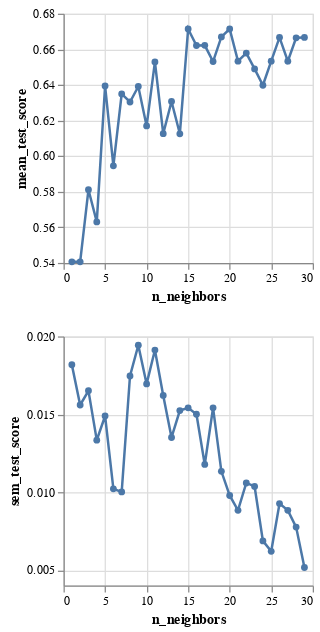

Write notebook code for a chart like this one.
### Markdown cell above
We will check the cross-validation accuracy estimate and the standard error for the K values from 1 to 29.

### Code cell
accuracies_grid_chol_maxhr = pd.DataFrame(
    tune_grid_chol_maxhr
    .fit(hd_train.loc[:, ["cholesterol", "max_heart_rate"]],
        hd_train["heart_disease"]).cv_results_
)

accuracies_chol_maxhr = accuracies_grid_chol_maxhr[["param_kneighborsclassifier__n_neighbors", "mean_test_score", "std_test_score"]
              ].assign(
                  sem_test_score = accuracies_grid_chol_maxhr["std_test_score"] / 10**(1/2)
              ).rename(
                  columns = {"param_kneighborsclassifier__n_neighbors" : "n_neighbors"}
              ).drop(
                  columns = ["std_test_score"]
              )

accuracy_k_grid_chol_maxhr = (
    alt.Chart(accuracies_chol_maxhr)
    .mark_line(point=True)
    .encode(
      alt.X(alt.repeat("column"), type='quantitative'),
      alt.Y(alt.repeat("row"), type='quantitative', scale=alt.Scale(zero=False)),
    )
    .properties(width=200, height=200)
    .repeat(
      row=['mean_test_score', 'sem_test_score'],
      column=['n_neighbors']
    )
)
accuracy_k_grid_chol_maxhr

### Figure 1 — Vega-Lite specification as saved in the notebook (floating-point values rounded to 4 significant figures)
{"config": {"view": {"continuousWidth": 400, "continuousHeight": 300}}, "repeat": {"column": ["n_neighbors"], "row": ["mean_test_score", "sem_test_score"]}, "spec": {"data": {"name": "data-e72b9e5a76f647ab633123ed0e846e2f"}, "mark": {"type": "line", "point": true}, "encoding": {"x": {"field": {"repeat": "column"}, "type": "quantitative"}, "y": {"field": {"repeat": "row"}, "scale": {"zero": false}, "type": "quantitative"}}, "height": 200, "width": 200}, "$schema": "https://vega.github.io/schema/vega-lite/v4.17.0.json", "datasets": {"data-e72b9e5a76f647ab633123ed0e846e2f": [{"n_neighbors": 1, "mean_test_score": 0.5406, "sem_test_score": 0.01818}, {"n_neighbors": 2, "mean_test_score": 0.5406, "sem_test_score": 0.0156}, {"n_neighbors": 3, "mean_test_score": 0.5811, "sem_test_score": 0.01651}, {"n_neighbors": 4, "mean_test_score": 0.563, "sem_test_score": 0.01334}, {"n_neighbors": 5, "mean_test_score": 0.6394, "sem_test_score": 0.01489}, {"n_neighbors": 6, "mean_test_score": 0.5945, "sem_test_score": 0.01022}, {"n_neighbors": 7, "mean_test_score": 0.6349, "sem_test_score": 0.01001}, {"n_neighbors": 8, "mean_test_score": 0.6304, "sem_test_score": 0.01746}, {"n_neighbors": 9, "mean_test_score": 0.6391, "sem_test_score": 0.01943}, {"n_neighbors": 10, "mean_test_score": 0.617, "sem_test_score": 0.01695}, {"n_neighbors": 11, "mean_test_score": 0.6529, "sem_test_score": 0.01913}, {"n_neighbors": 12, "mean_test_score": 0.6126, "sem_test_score": 0.01621}, {"n_neighbors": 13, "mean_test_score": 0.6307, "sem_test_score": 0.01351}, {"n_neighbors": 14, "mean_test_score": 0.6125, "sem_test_score": 0.01524}, {"n_neighbors": 15, "mean_test_score": 0.6714, "sem_test_score": 0.01542}, {"n_neighbors": 16, "mean_test_score": 0.6621, "sem_test_score": 0.015}, {"n_neighbors": 17, "mean_test_score": 0.6622, "sem_test_score": 0.01178}, {"n_neighbors": 18, "mean_test_score": 0.6531, "sem_test_score": 0.01542}, {"n_neighbors": 19, "mean_test_score": 0.667, "sem_test_score": 0.01134}, {"n_neighbors": 20, "mean_test_score": 0.6714, "sem_test_score": 0.009787}, {"n_neighbors": 21, "mean_test_score": 0.6533, "sem_test_score": 0.008832}, {"n_neighbors": 22, "mean_test_score": 0.6579, "sem_test_score": 0.01059}, {"n_neighbors": 23, "mean_test_score": 0.649, "sem_test_score": 0.01037}, {"n_neighbors": 24, "mean_test_score": 0.6398, "sem_test_score": 0.006873}, {"n_neighbors": 25, "mean_test_score": 0.6533, "sem_test_score": 0.006204}, {"n_neighbors": 26, "mean_test_score": 0.6667, "sem_test_score": 0.009268}, {"n_neighbors": 27, "mean_test_score": 0.6533, "sem_test_score": 0.008832}, {"n_neighbors": 28, "mean_test_score": 0.6665, "sem_test_score": 0.007756}, {"n_neighbors": 29, "mean_test_score": 0.6667, "sem_test_score": 0.005161}]}}
